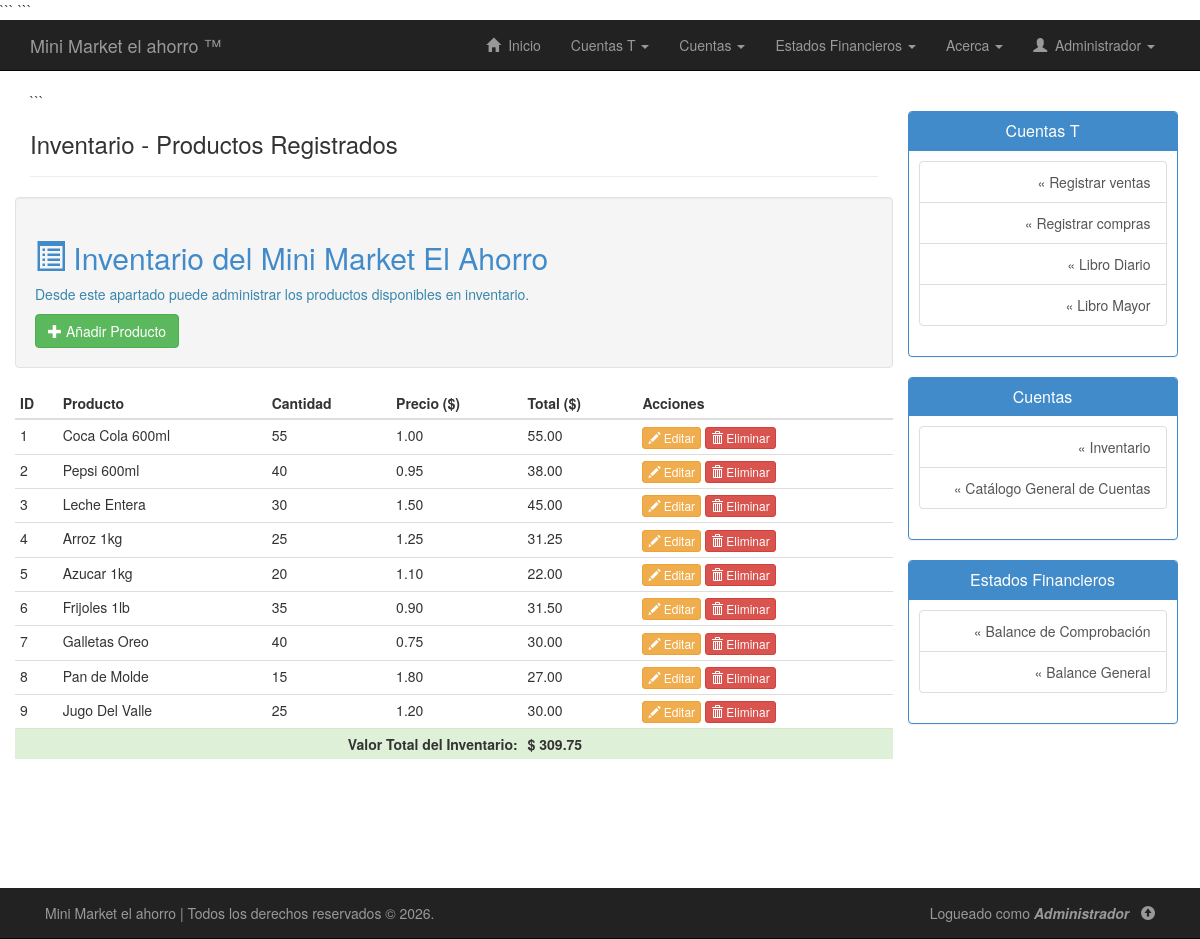
Page /php/inventario.php (signed in) on the earlier database version.
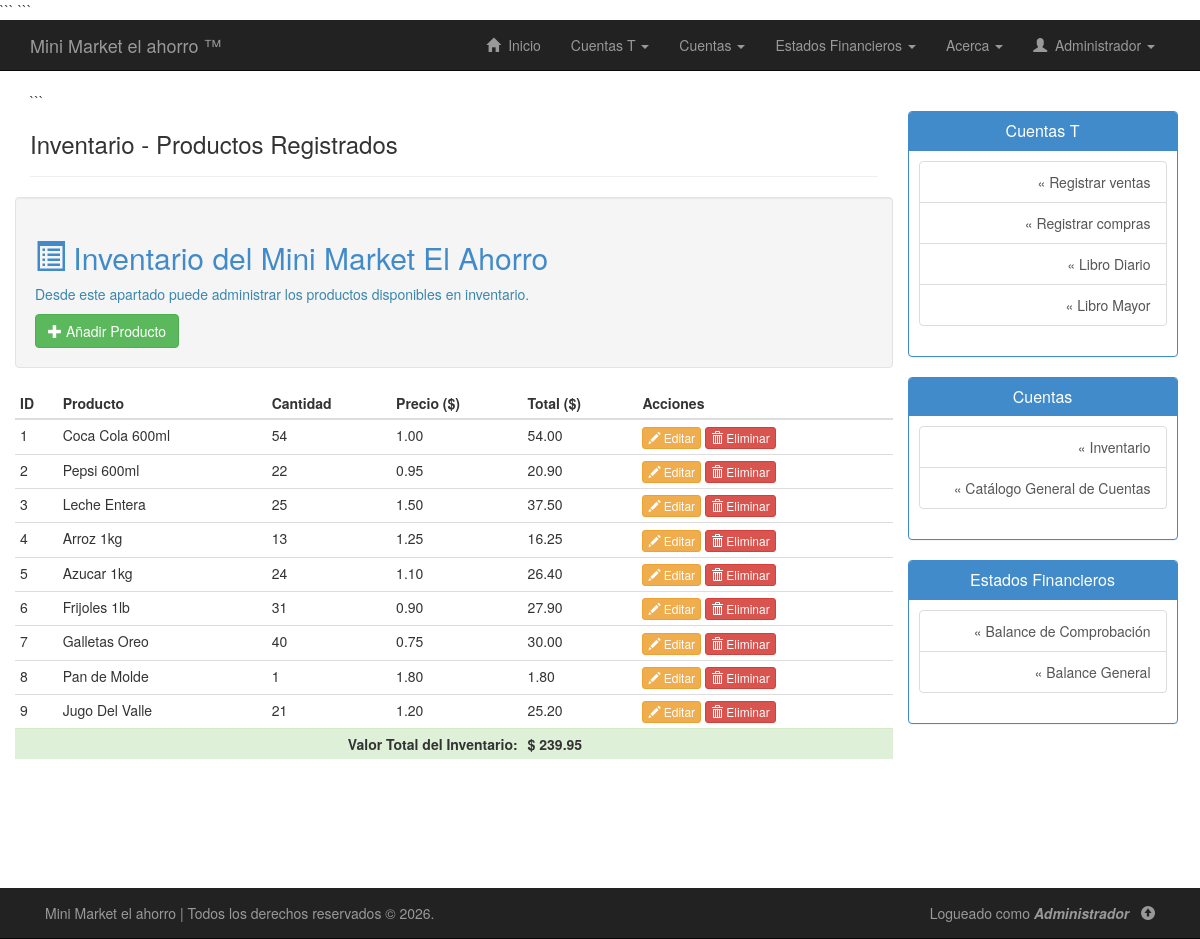
Same page on the later database version.
### tables this page shows
CREATE TABLE `inventario` (
  `id_inventario` int NOT NULL,
  `nombre` varchar(100) NOT NULL,
  `cantidad` int NOT NULL,
  `costo` decimal(8,2) NOT NULL DEFAULT '0.00',
  `precio` decimal(8,2) NOT NULL
);

### php/inventario.php (the view, shortened to what this page needs)
<?php
include("conexion.php");
$consultaTotal = "
SELECT SUM(cantidad * precio) AS total
FROM inventario
";
$resultadoTotal = $conexion->query($consultaTotal);
$filaTotal = $resultadoTotal->fetch_assoc();
$totalInventario = $filaTotal['total'];
$actualizarCuenta = "
UPDATE cuentas
SET saldo_debe = '$totalInventario'
WHERE nombre_cuenta = 'Inventario de mercadería'
";
$conexion->query($actualizarCuenta);
?>
<!DOCTYPE html>
<html lang="es">
<head>
    <link rel="stylesheet" type="text/css" href="../css/bootstrap.min.css"/>
    <link rel="stylesheet" type="text/css" href="../css/estilos.css"/>
```
</head>
<body>
<?php include("nav.php"); ?>
<div class="container" id="contenido">
```
<div class="row row-offcanvas row-offcanvas-right">
    <div class="col-xs-12 col-sm-9">
        <div class="page-header">
            <h3>Inventario - Productos Registrados</h3>
        </div>
        <div class="row">
            <div class="col-lg-12 well">
                <h2 class="text-primary">
                    <span class="glyphicon glyphicon-list-alt"></span>
                    Inventario del Mini Market El Ahorro
                </h2>
                <p class="text-info">
                    Desde este apartado puede administrar los productos disponibles en inventario.
                </p>
                <a href="agregar-producto.php" class="btn btn-success">
                    <span class="glyphicon glyphicon-plus"></span>
                    Añadir Producto
                </a>
            </div>
            <?php
            $consulta = "SELECT * FROM Inventario";
            $ejecutar_consulta = $conexion->query($consulta);
            $totalInventario = 0;
            ?>
            <table class="table table-hover table-condensed">
                <thead>
                    <tr>
                        <th>ID</th>
                        <th>Producto</th>
                        <th>Cantidad</th>
                        <th>Precio ($)</th>
                        <th>Total ($)</th>
                        <th>Acciones</th>
                    </tr>
                </thead>
                <tbody>
                <?php
                while($registro = $ejecutar_consulta->fetch_assoc())
                {
                    $totalProducto = $registro['cantidad'] * $registro['precio'];
                    $totalInventario += $totalProducto;
                    echo "<tr>";
                    echo "<td>".$registro['id_inventario']."</td>";
                    echo "<td>".$registro['nombre']."</td>";
                    echo "<td>".$registro['cantidad']."</td>";
                    echo "<td>".number_format($registro['precio'],2)."</td>";
                    echo "<td>".number_format($totalProducto,2)."</td>";
                    echo "<td>";
                    echo "<a href='editar-producto.php?id=".$registro['id_inventario']."' class='btn btn-warning btn-xs'>";
                    echo "<span class='glyphicon glyphicon-pencil'></span> Editar";
                    echo "</a> ";
                    echo "<a href='eliminar-producto.php?id=".$registro['id_inventario']."' class='btn btn-danger btn-xs' onclick=\"return confirm('¿Desea eliminar este producto?');\">";
                    echo "<span class='glyphicon glyphicon-trash'></span> Eliminar";
                    echo "</a>";
                    echo "</td>";
                    echo "</tr>";
                }
                ?>
                </tbody>
                <tfoot>
                    <tr class="success">
                        <th colspan="4" style="text-align:right">
                            Valor Total del Inventario:
                        </th>
                        <th>
                            $ <?php echo number_format($totalInventario,2); ?>
                        </th>
                        <th></th>
                    </tr>
                </tfoot>
            </table>
        </div>
    </div>
    <?php include("sidebar.php"); ?>
</div>
</div>
<?php include("footer.php"); ?>
</body>
</html>

Differences in the rows shown:
changed inventario "Coca Cola 600ml": cantidad "55" → "54"; totalProducto "55.00" → "54.00"
changed inventario "Pepsi 600ml": cantidad "40" → "22"; totalProducto "38.00" → "20.90"
changed inventario "Leche Entera": cantidad "30" → "25"; totalProducto "45.00" → "37.50"
changed inventario "Arroz 1kg": cantidad "25" → "13"; totalProducto "31.25" → "16.25"
changed inventario "Azucar 1kg": cantidad "20" → "24"; totalProducto "22.00" → "26.40"
changed inventario "Frijoles 1lb": cantidad "35" → "31"; totalProducto "31.50" → "27.90"
changed inventario "Pan de Molde": cantidad "15" → "1"; precio "27.00" → "1.80"
changed inventario "Jugo Del Valle": cantidad "25" → "21"; totalProducto "30.00" → "25.20"
Other differences:
$totalInventario: "309.75" → "239.95"
